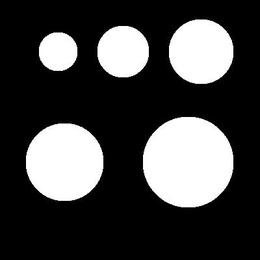
%> input picture Program Code/5DiffCircles.jpg, 260 x 260 px, shrunk from 400 x 400 before the run
$ octave testToy.m   (GNU Octave 9; MATLAB toolbox functions it lacks are replaced by stand-ins)
%> lines starting %> are read from the running program, lines starting %| are printed output that depends on the picture; in (x1, y1, x2, y2) boxes, pixels count from 0 and x2, y2 are one past the last pixel; in counts of white or black regions, pixels touching at a corner belong together; the program's own positions count from 1
### Program Code/LgetSupressGradientMap.m
function [px,py]=LgetSupressGradientMap(IM,SupressFactor,shown)
f = double(IM)/255;
% f0 = gaussianBlur(f,1);
f0 = wiener2(f,[10 10]);
%     disp(' Comute the traditional external force ...');
[px,py] = gradient(f0);
%% make the border gradient to be zeros
px([1:2, end-1:end],:)=0;py([1:2, end-1:end],:)=0;
px(:,[1:2, end-1:end])=0;py(:,[1:2, end-1:end])=0;

%% supress the weak gradient
G_mag=sqrt(px.^2+ py.^2);
% TGMag=mean(G_mag(:));   %max(G_mag(:));%figure(23);hist(G_mag,50);
%       allMag=G_mag(:);allMag(find(allMag>150/255))=[];
%       allMag(find(allMag<10/255))=[];
%% !!!! important thrshold for  supressing the weak gradient
TGMag=mean(G_mag(:));
ValidGM=G_mag>=TGMag*SupressFactor;
px(~ValidGM)=0;   py(~ValidGM)=0;

%% display the results
if shown
    figure(2);imshow(IM,'InitialMagnification','fit');hold on;
    quiver(px,py,5,'y');
    hold off;
end
end

### Program Code/LIterativeVoting2007.m
function [im_Vote,Allim_Vote]= LIterativeVoting2007(bw_edge,Gx,Gy,Para)
% Input
%     -bw_i the binary edge image
%     -img the original image for observation
% Output
%     -RC_i the mask image with markers
% Program written by Cheng LU
% Shaanxi Normal University
% 2014 June 24th

% This function implement the method proposed in
% Parvin, B., Yang, Q., Han, J., Chang, H., Rydberg, B., & Barcellos-Hoff,
% M. H. (2007). Iterative voting for inference of structural saliency and
% characterization of subcellular events. IEEE Transactions on Image
% Processing : A Publication of the IEEE Signal Processing Society, 16(3),
% 615?23. Retrieved from http://www.ncbi.nlm.nih.gov/pubmed/17357723

% if ~exist('debug','var')
%     Para.debug=0;
% end
%% parameters setting
VotingGap=Para.VotingGap; % we don't need all pts for the voting, this parameter defineds the sampling gap
rmin = Para.rmin;
rmax = Para.rmax;
IterationN=Para.N;
% the angle of cone-shape
% delta = pi/6;
% theta=Para.theta;
% Gaussian Variance
Sigma = Para.Sigma;

bw_edge_d=bw_edge;
% get gradient magnitude
Gx(~bw_edge_d)=0;
Gy(~bw_edge_d)=0;
Gmag = sqrt(Gx.^2+Gy.^2);
%% change all the gradient direction to its opposit if object is darker than background
if strcmp(Para.ObjColor,'Black')
    Gx=-Gx;
    Gy=-Gy;
end
map_Acc=zeros(size(bw_edge));

%% compute the number of connected components
[m,n] = size(bw_edge_d);
c1 = bwconncomp(bw_edge_d);

for iteration=IterationN:-1:1 % control the iteration
    % accumulated map for recording the voting at each iteration, the V in the paper
    map_Acc=zeros(size(bw_edge));
    numVotingPts=1; %ind for the pts involved in voting
    theta=Para.thetaSet(iteration);

    for i = 1:c1.NumObjects
        fprintf('On the %d/%d edge\n',i,c1.NumObjects);
        curPtList=c1.PixelIdxList{i};
         for j=1:VotingGap:length(curPtList)
             %fprintf('j=%d\n',j);
            curPtIdx=curPtList(j);
            [r,v]=ind2sub([m,n],curPtIdx);
            % at first, the voting direction is based on gradient direction
            if Gmag(curPtIdx)==0
                continue;
            else
                if iteration==IterationN
                    cos_theta =  Gx(curPtIdx)/Gmag(curPtIdx);
                    sin_theta =  Gy(curPtIdx)/Gmag(curPtIdx);
                    % compute shift Gaussian kernel center
                    ux = v+(rmax+rmin)*(cos_theta)/2;
                    uy = r+(rmax+rmin)*(sin_theta)/2;
                    if ~(ux<1 || uy<1 || ux>n || uy>m)
                        Allux_old(numVotingPts)=ux;
                        Alluy_old(numVotingPts)=uy;
                        numVotingPts=numVotingPts+1;
                    end
                else % update the voting direction based on the maximun pixel in
                    % pre-voting area of pre-voting map
                    cos_theta =  Gx(curPtIdx)/Gmag(curPtIdx);
                    sin_theta =  Gy(curPtIdx)/Gmag(curPtIdx);
                    % compute shift Gaussian kernel center
                    ux = v+(rmax+rmin)*(cos_theta)/2;
                    uy = r+(rmax+rmin)*(sin_theta)/2;
                    if ~(ux<1 || uy<1 || ux>n || uy>m)
                        [ptsIdx_ValidArea,bw_valid]=...
                            LgetConeShapeVotingArea(v,r,Allux_old(numVotingPts),Alluy_old(numVotingPts),...
                            rmax,rmin,Para.thetaSet(iteration+1),[m n]);
                        bw_valid_old=bw_valid;
                        % find the location of maximum pixel
                        map_Acc_old=Allim_Vote(:,:,iteration+1);
                        [maxV,maxIdx]=max(map_Acc_old(bw_valid));
                        maxIdxinIM=ptsIdx_ValidArea(maxIdx);
                        [max_r,max_c]=ind2sub([m,n],maxIdxinIM);
                        if Para.debug
                            LshowBWonIM(bw_valid,map_Acc_old,1);hold on;
                            plot(max_c,max_r,'*r');
                            hold off;
                        end

                        dx=max_c-v;dy=max_r-r;
                        cos_theta=dx/sqrt(dx^2+dy^2);
                        sin_theta=dy/sqrt(dx^2+dy^2);
                        % compute shift Gaussian kernel center

                        ux = v+(rmax+rmin)*(cos_theta)/2;
                        uy = r+(rmax+rmin)*(sin_theta)/2;
                        if ~(ux<1 || uy<1 || ux>n || uy>m)
                            Allux_old(numVotingPts)=ux;
                            Alluy_old(numVotingPts)=uy;
                            numVotingPts=numVotingPts+1;
                        else % keep previous result
                            numVotingPts=numVotingPts+1;
                        end
                    end
                end
            end
            % check if the shift kernel center is outside the image,
            % if so we ignore this pt
            if ux<1 || uy<1 || ux>n || uy>m
                continue;
            else % voting in valid region, this region is defined as a cone shape

                [ptsIdx_ValidArea,bw_valid]=LgetConeShapeVotingArea(v,r,ux,uy,rmax,rmin,theta,[m n]);

                if Para.debug
                    if iteration~=IterationN
                        LshowTwoKindofCountouronIM(bw_valid_old,bw_valid,map_Acc_old,1);
                        hold on;
                        plot(max_c,max_r,'*r');
                        quiver(Gx,Gy,5,'y');
                        hold off;
                        %                         pause(.5);
                    else
                        LshowBWonIM(bw_valid,map_Acc,1);
                        hold on;
                        quiver(Gx,Gy,5,'y');
                        hold off;
                    end
                end

                if isempty(ptsIdx_ValidArea)
                    continue;
                else
                    %%% cal the Gaussian kernel
                    [px,py] = meshgrid(1:size(bw_edge,2),1:size(bw_edge,1));
                    gau = 1/(sqrt(2*pi)*Sigma).*exp(-(sum(([px(:),py(:)]-[repmat(ux,size(px(:)),1),repmat(uy,size(px(:)),1)]).^2,2))./(2*Sigma^2));
                    map_gau=reshape(gau,size(bw_edge,1),size(bw_edge,2));
                    map_gau(~bw_valid)=0;
                    map_Acc=map_Acc+Gmag(curPtIdx).*map_gau;
                    %                 map_Acc=map_Acc+map_gau;
                    if Para.debug
                        % [4 lines of commented-out code are left out]
                    end
                end
            end
        end
    end
    Allim_Vote(:,:,iteration)=map_Acc;
end
im_Vote=map_Acc;

### Program Code/LgetConeShapeVotingArea.m
% cal the cone shape voting area describe in
% X.Qi,F.Xing,D.J.Foran,andL.Yang,
% ??Robustsegmentationofoverlappingcellsinhistopathologyspecimensusingparallelseed detectionandrepulsivelevelset,??
% IEEETransactionsonBiomedicalEngineering,vol.59,no.3,pp.754?C765,2012
% x, y represent the current piont
% ux, uy represent the shift Gaussian center piont
% r_max, r_min represent the maximum and minimum range of the cone
% theta is the one side anlge allowed for the cone
% imsize is the size of image
% this function returns the pixel list that are located in the valie cone
% shape area for the voting
function [ptsIdx_ValidArea,bw_valid]=LgetConeShapeVotingArea(x,y,ux,uy,r_max,r_min,theta,imsize)

% [9 lines of commented-out code are left out]

%% get ring first
% bw=zeros(imsize);
% bw=(x-ux).^2+(y-uy).^2<r_max;

[px,py] = meshgrid(1:imsize(2),1:imsize(1));

bw1=((px-x).^2+(py-y).^2)<r_max^2;
% show(bw1);
bw2=((px-x).^2+(py-y).^2)<r_min^2;
% show(bw2);

bw_ring=bw1&~bw2;
% show(bw_ring);

%% get beam
alpha=atan((uy-y)/(ux-x));
% current Graident voting  Angle is denoted as alpha
% alpha=atan((uy-y)/(ux-x));
% cal k for two lines
k1=tan(alpha-theta);
k2=tan(alpha+theta);
b1=y-k1*x;
b2=y-k2*x;

bw3=k1*px-py+b1<0;
% if isnan(uy)
%     pause();
% end
if bw3(floor(uy),floor(ux))~=true
    bw3=k1*px-py+b1>0;
end
%show(bw3);

bw4=k2*px-py+b2<0;
if bw4(floor(uy),floor(ux))~=true
    bw4=k2*px-py+b2>0;
end
%show(bw4);


bw_beam=bw3& bw4;
% show(bw_beam);
%% get cone shape valid area
% LshowMaskCountouronIM(bw_beam,bw_ring);%hold on;

bw_valid=bw_beam&bw_ring;
% [8 lines of commented-out code are left out]
%%
ptsIdx_ValidArea=find(bw_valid(:)>0);
end

### Program Code/LshowBWonIM.m
%%%%%%%%%%%%%%%%%%%%%%%%%%%%%%%%%%%%%%%%%%%%%%%%%%%%%%%%%%%%%%%%%%
% This function is for showing the countour of the mask on the image
% LshowBWonIM(mask,IM,figNo)
% Input:
%   -im     given image
%   -mask   mask indicates the ROI
%
% (c) Edited by Cheng Lu,
% Deptment of Eletrical and Computer Engineering,
% University of Alberta, Canada.  3rd, Aug, 2011
% If you have any problem feel free to contact me.
% Please address questions or comments to: hacylu@yahoo.com

% Terms of use: You are free to copy,
% distribute, display, and use this work, under the following
% conditions. (1) You must give the original authors credit. (2) You may
% not use or redistribute this work for commercial purposes. (3) You may
% not alter, transform, or build upon this work. (4) For any reuse or
% distribution, you must make clear to others the license terms of this
% work. (5) Any of these conditions can be waived if you get permission
% from the authors.
%%%%%%%%%%%%%%%%%%%%%%%%%%%%%%%%%%%%%%%%%%%%%%%%%%%%%%%%%%%%%%%%%%%
function LshowBWonIM(mask,IM,figNo)


subplot('position',[0 0 1 1]); % Use the whole window


if nargin<3
    show(IM); hold on;
else
    scrsz = get(0,'ScreenSize');
     figure(figNo);
%     set(gcf, 'Position',[ 1 1 scrsz(3)/2 scrsz(4)]);
%     figure(figNo);
    imshow(IM,[],'InitialMagnification',100);  hold on;

end
%% get contour of the mask
B = bwboundaries(mask,8);
 for i=1:length(B)
     curB=B{i};
     plot(curB(:,2),curB(:,1),'b','LineWidth',2);
 end
    axis('image'); axis('off');
hold off;
end

### Program Code/show.m
% SHOW - Displays an image with the right size and colors and with a title.
%
% Usage:
%         h = show(im)
%         h = show(im, figNo)
%         h = show(im, title)
%         h = show(im, figNo, title)
%
% Arguments:  im    - Either a 2 or 3D array of pixel values or the name
%                     of an image file;
%             figNo - Optional figure number to display image in. If
%                     figNo is 0 the current figure or subplot is
%                     assumed.
%             title - Optional string specifying figure title
%
% Returns:    h     - Handle to the figure.  This allows you to set
%                     additional figure attributes if desired.
%
% The function displays the image, automatically setting the colour map to
% grey if it is a 2D image, or leaving it as colour otherwise, and setting
% the axes to be 'equal'.  The image is also displayed as 'TrueSize', that
% is, pixels on the screen match pixels in the image (if it is possible
% to fit it on the screen, otherwise MATLAB rescales it to fit).
%
% Unless you are doing a subplot (figNo==0) the window is sized to match
% the image, leaving no border, and hence saving desktop real estate.
%
% If figNo is omitted a new figure window is created for the image.  If
% figNo is supplied, and the figure exists, the existing window is reused to
% display the image, otherwise a new window is created. If figNo is 0 the
% current figure or subplot is assumed.
%
% See also: SHOWSURF

% Copyright (c) 2000-2009 Peter Kovesi
% School of Computer Science & Software Engineering
% The University of Western Australia
% http://www.csse.uwa.edu.au/
%
% Permission is hereby granted, free of charge, to any person obtaining a copy
% of this software and associated documentation files (the "Software"), to deal
% in the Software without restriction, subject to the following conditions:
%
% The above copyright notice and this permission notice shall be included in
% all copies or substantial portions of the Software.
%
% The Software is provided "as is", without warranty of any kind.

% October   2000  Original version
% March     2003  Mods to alow figure name in window bar and allow for subplots.
% April     2007  Proper recording and restoring of MATLAB warning state.
% September 2008  Octave compatible
% May       2009  Reworked argument handling logic for extra flexibility

function h = show(im, param2, param3)

Octave = exist('OCTAVE_VERSION') ~= 0;  % Are we running under Octave?

if ~Octave
    s = warning('query','all'); % Record existing warning state.
    warning('off');             % Turn off warnings that might arise if image
    % has to be rescaled to fit on screen
end

% Check case where im is an image filename rather than image data
if ~isnumeric(im) & ~islogical(im)
    Title = im;            % Default title is file name
    im = imread(im);
else
    Title = inputname(1);  % Default title is variable name of image data
end

figNo = -1;                % Default value indicating create new figure

% If two arguments check type of 2nd argument to see if it is the title or
% figure number that has been supplied
if nargin == 2
    if strcmp(class(param2),'char')
        Title = param2;
    elseif isnumeric(param2) && length(param2) == 1
        figNo = param2;
    else
        error('2nd argument must be a figure number or title');
    end
elseif nargin == 3
    figNo = param2;
    Title = param3;

    if ~strcmp(class(Title),'char')
        error('Title must be a string');
    end

    if ~isnumeric(param2) || length(param2) ~= 1
        error('Figure number must be an integer');
    end
end

if figNo > 0           % We have a valid figure number
    figure(figNo);     % Reuse or create a figure window with this number
    if ~Octave
        subplot('position',[0 0 1 1]); % Use the whole window
    end
elseif figNo == -1
    figNo = figure;        % Create new figure window
    if ~Octave
        subplot('position',[0 0 1 1]); % Use the whole window
    end
end

if ndims(im) == 2          % Display as greyscale
    imagesc(im);
    colormap('gray');
else
    imshow(im,'InitialMagnification',100);            % Display as RGB
end

if figNo == 0                 % Assume we are trying to do a subplot
    figNo = gcf;              % Get the current figure number
    axis('image'); axis('off');
    title(Title);             % Use a title rather than rename the figure
else
    axis('image'); axis('off');
    set(figNo,'name', ['  ' Title])
    if ~Octave
        truesize(figNo);
    end
end

if nargout == 1
    h = figNo;
end

if ~Octave
    warning(s);  % Restore warnings
end

### Program Code/testToy.m
clear all

IM=imread('/5DiffCircles.jpg');
%> IM is the input picture: size 260x260x3 uint8; min 0, max 255, mean 67.4
IM=IM(:,:,1);
%> IM: size 260x260 uint8

%% show gradient map
[px,py]=LgetSupressGradientMap( IM(:,:,1),0,0);
%> in LgetSupressGradientMap, `G_mag=sqrt(px.^2+ py.^2);`:
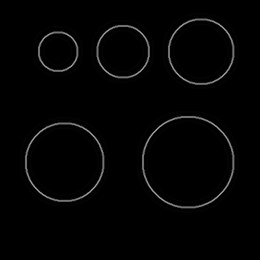
%> G_mag: size 260x260 double; min 0, max 0.646, mean 0.0156
%> in LgetSupressGradientMap, `TGMag=mean(G_mag(:));`: TGMag = 0.0156
%> in LgetSupressGradientMap, `ValidGM=G_mag>=TGMag*SupressFactor;`: ValidGM: size 260x260 logical; every value is 1

temp_edge=edge(IM(:,:,1), 'canny',.5);
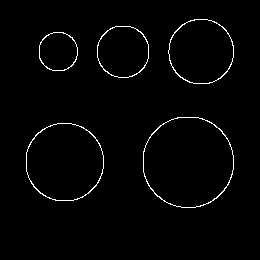
%> temp_edge: size 260x260 logical; 1.7% white in thin lines or dots, all inside (x1, y1, x2, y2) = (26, 19, 234, 208)
% show(temp_edge,3);

bw_edge=temp_edge;
px(~bw_edge)=0;py(~bw_edge)=0;
show(bw_edge,12);hold on;
quiver(px,py,5,'y');
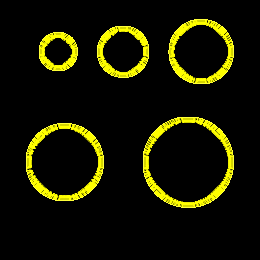
%> figure redrawn from the program's plot data
hold off;

%% test the Symetric Voting method

Para.VotingGap=2;
Para.rmin=1;  % determine the voting range
Para.rmax=66;
% the angle of cone-shape
% delta = pi/6;
Para.theta=pi/6;

% Gaussian Variance
Para.Sigma=4;
Para.debug=0;
Para.ConeshapeRestrict=0;
Para.N=4;
theta_min=pi/30;
Para.thetaSet=[theta_min:(Para.theta-theta_min)/(Para.N-1):Para.theta];
% Para.ObjColor='Black';
Para.ObjColor='white';

[Gx,Gy] = gradient(double(IM));

[im_Vote,Allim_Vote]= LIterativeVoting2007(bw_edge,Gx,Gy,Para);
%> in LIterativeVoting2007, `Gx(~bw_edge_d)=0;`: Gx: size 260x260 double; min -127.5, max 127.5, mean 0; mean of the top-left, top-right, bottom-left and bottom-right quarters 0.5, -0.5, 0, 0
%> in LIterativeVoting2007, `Gy(~bw_edge_d)=0;`:
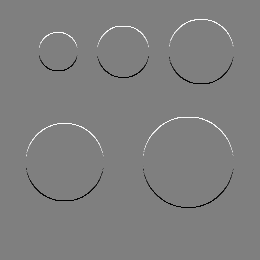
%> Gy: size 260x260 double; min -127.5, max 127.5, mean 0; mean of the top-left, top-right, bottom-left and bottom-right quarters 0.3, 0.5, -0.4, -0.6; drawn with min black and max white
%> in LIterativeVoting2007, `c1 = bwconncomp(bw_edge_d);`: c1 = 5 connected components
%| On the 1/5 edge
%> in LIterativeVoting2007, `curPtList=c1.PixelIdxList{i};`: curPtList = 277 values, max 26949 at index 271, min 6913 at index 1, mean 16845.4
%> in LIterativeVoting2007, `curPtIdx=curPtList(j);`: curPtIdx = 6913
%> in LIterativeVoting2007, `[r,v]=ind2sub([m,n],curPtIdx);`: r = 153; v = 27
%> in LIterativeVoting2007, `cos_theta =  Gx(curPtIdx)/Gmag(curPtIdx);`: cos_theta = 0.933
%> in LIterativeVoting2007, `sin_theta =  Gy(curPtIdx)/Gmag(curPtIdx);`: sin_theta = 0.36
%> in LIterativeVoting2007, `ux = v+(rmax+rmin)*(cos_theta)/2;`: ux = 58.25
%> in LIterativeVoting2007, `uy = r+(rmax+rmin)*(sin_theta)/2;`: uy = 165.1
%> in LgetConeShapeVotingArea, `bw1=((px-x).^2+(py-y).^2)<r_max^2;`: bw1: size 260x260 logical; 15.1% white; 1 white region, box (x1, y1, x2, y2) and area: (0, 87, 92, 218) 10232
%> in LgetConeShapeVotingArea, `bw2=((px-x).^2+(py-y).^2)<r_min^2;`:
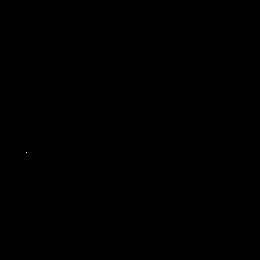
%> bw2: size 260x260 logical; 0% white in thin lines or dots, all inside (x1, y1, x2, y2) = (26, 152, 27, 153)
%> in LgetConeShapeVotingArea, `bw_ring=bw1&~bw2;`: bw_ring: size 260x260 logical; 15.1% white; 1 white region, box (x1, y1, x2, y2) and area: (0, 87, 92, 218) 10231
%> in LgetConeShapeVotingArea, `alpha=atan((uy-y)/(ux-x));`: alpha = 0.369
%> in LgetConeShapeVotingArea, `k1=tan(alpha-theta);`: k1 = -0.156
%> in LgetConeShapeVotingArea, `k2=tan(alpha+theta);`: k2 = 1.24
%> in LgetConeShapeVotingArea, `b1=y-k1*x;`: b1 = 157.2
%> in LgetConeShapeVotingArea, `b2=y-k2*x;`: b2 = 119.5
%> in LgetConeShapeVotingArea, `bw3=k1*px-py+b1<0;`: bw3: size 260x260 logical; 47.6% white; 1 white region, box (x1, y1, x2, y2) and area: (0, 116, 260, 260) 32158
%> in LgetConeShapeVotingArea, `bw4=k2*px-py+b2<0;`: bw4: size 260x260 logical; 11.8% white; 1 white region, box (x1, y1, x2, y2) and area: (0, 120, 113, 260) 7943
%> in LgetConeShapeVotingArea, `bw4=k2*px-py+b2>0;`: bw4: size 260x260 logical; 88.2% white; 1 black region, box (x1, y1, x2, y2) and area: (0, 120, 113, 260) 7944
%> in LgetConeShapeVotingArea, `bw_beam=bw3& bw4;`: bw_beam: size 260x260 logical; 36.5% white; 1 white region, box (x1, y1, x2, y2) and area: (27, 116, 260, 260) 24706
%> in LgetConeShapeVotingArea, `bw_valid=bw_beam&bw_ring;`:
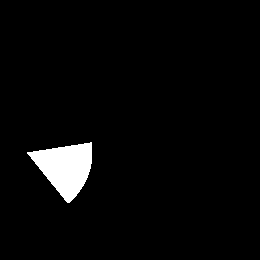
%> bw_valid: size 260x260 logical; 3.4% white; 1 white region, box (x1, y1, x2, y2) and area: (27, 142, 92, 203) 2278
%> in LgetConeShapeVotingArea, `ptsIdx_ValidArea=find(bw_valid(:)>0);`: ptsIdx_ValidArea = 2278 values from 7173 to 23824
%> in LIterativeVoting2007, `Allim_Vote(:,:,iteration)=map_Acc;`:
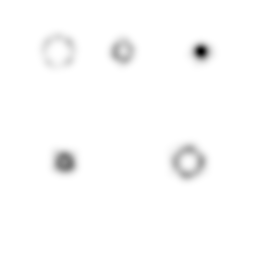
%> Allim_Vote: size 260x260x4 double; mean R, G, B, A 0, 0, 0, 12; transparent parts drawn white
%% show result

LshowBWonIM(bw_edge,Allim_Vote(:,:,1));
%> in LshowBWonIM, `B = bwboundaries(mask,8);`: B = 10 boundaries; largest, box (x1, y1, x2, y2) and points: (143, 117, 234, 208) 260, (144, 118, 233, 207) 252, (26, 123, 104, 201) 223, (27, 124, 103, 200) 215, (168, 19, 234, 84) 186
%> the loop in LshowBWonIM, `for i=1:length(B)` made 10 passes
for i=1:Para.N
    LshowBWonIM(bw_edge,Allim_Vote(:,:,i));
%> the loop in LshowBWonIM (call 2), `for i=1:length(B)` made 10 passes
end
